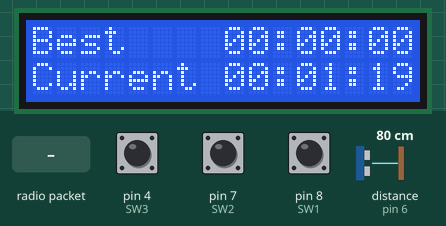
The sketch below on a simulated Arduino Uno, built with avr-gcc and run on an emulated ATmega328P. On the bench: 16×2 character LCD. Wiring (inferred from the names in the program): ultrasonic range finder: trigger pin 5; echo pin 6. Inputs (shaded band) come from the test bench; at power-on: pin 4 (SW3) HIGH, distance to the obstacle (sensor on pin 6) 80 cm, pin 7 (SW2) HIGH, pin 8 (SW1) HIGH. The echo pulse lasts 58.3 µs per cm; no radio packets arrive unless stated; what the sketch prints to the serial monitor is not drawn.

Above: at 2.3 s.
2.4 s: radio packet "STOP" arrives
At 2.59 s:
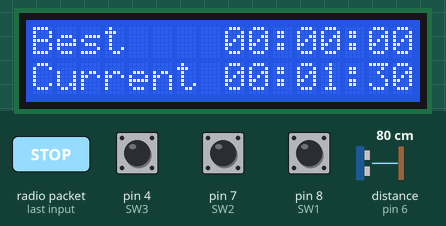
4.0 s: pin 4 (SW3) pulled LOW for 3.2 s
At 7.3 s:
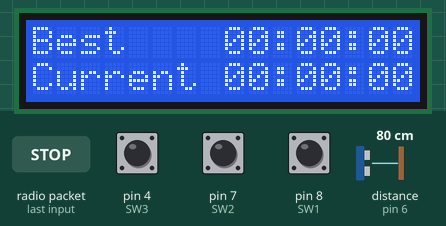
8.7 s: distance to the obstacle (sensor on pin 6) set to 2 cm
At 8.78 s:
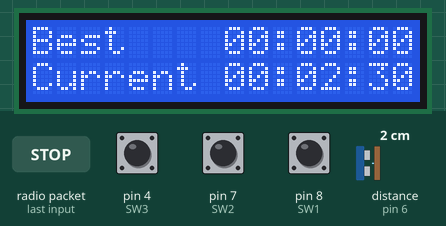
10.2 s: pin 7 (SW2) pulled LOW for 3.2 s
At 12.2 s:
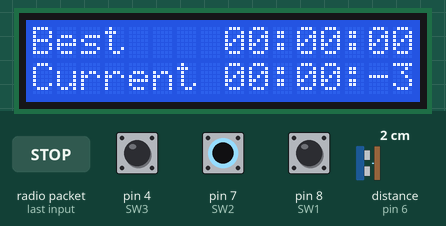
14.9 s: pin 8 (SW1) pulled LOW for 0.15 s
At 17.07 s:
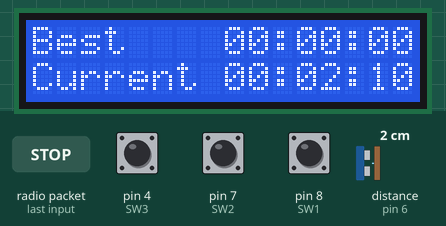
17.7 s: radio packet "Connect M1" arrives
At 17.85 s:
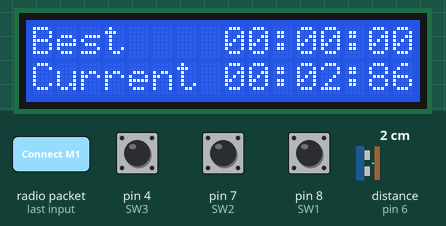

The sketch:

LoRa___UltraSonic.ino
```cpp
#include <SPI.h>
#include <Wire.h>
#include <LiquidCrystal_I2C.h>
#include <LoRa.h>

#define SW1 8
#define SW2 7
#define SW3 4
//SPI LoRa
#define NSS_PIN    10
#define NRESET_PIN 9
#define DIO0_PIN   2
//UltraSonic
#define trigPin    5
#define echoPin    6

#define Lmin 80

unsigned long TimeDeviceRun;
unsigned long TimeCurrent = 0;
unsigned long Milli;
long duration;
int distance;
int MinuteTop,SecondTop,MillisecTop;
int Minute,Second,Millisec;
byte State = 0;             //1 = เริ่มนับ 2 = หยุดนับ  0 = รีเซ็ทและหยุดนับ
String Head;
String DataIn;
String Lead;
int DataL;

long TopPoint;
long Point;
LiquidCrystal_I2C lcd(0x27, 16, 2);

void setup() {
  Serial.begin(9600); lcd.begin();
  Serial.println("LoRa Receiver");
  pinMode(trigPin, OUTPUT);
  pinMode(echoPin, INPUT);
  pinMode(SW1, INPUT);
  pinMode(SW2, INPUT);
  pinMode(SW3, INPUT);

  LoRa.setPins(NSS_PIN, NRESET_PIN, DIO0_PIN);
  //LoRa.setTxPower(17);
  while(!LoRa.begin(915E6)) {
    Serial.println("Starting LoRa failed!");
    delay(1500);
  }
  lcd.print("Open Device");
  delay(1000);
  lcd.clear();
  lcd.setCursor(0,0); lcd.print("Best");    lcd.setCursor(8,0); TimeString(MinuteTop,SecondTop,MillisecTop);
  lcd.setCursor(0,1); lcd.print("Current"); lcd.setCursor(8,1); TimeString(Minute,Second,Millisec);
}


void loop() {

  DataL = CM();
  Serial.println(DataL);
  onReceive(LoRa.parsePacket());
  TimeDeviceRun = millis();
  if(digitalRead(SW1)==LOW){
    State = 0;
    sendLoRa("RxT:Send Test:TxR");
    delay(1000);
  }
  if(digitalRead(SW2)==LOW){
    State = 0;
    sendLoRa("RxT:Send Test:TxR");
    delay(1000);
  }
  if(digitalRead(SW3)==LOW){
    State = 0;
    sendLoRa("RxT:Send Test:TxR");
    delay(1000);
  }

  if((DataL <= Lmin)&&(State != 1)){
    State = 1;
    TimeCurrent = TimeDeviceRun;
  }
  if((DataIn == "STOP")&&(State == 1)){
    State = 2;
    delay(1000);
    DataIn = "";

  }
  if(DataIn == "Connect M1"){

    lcd.clear();
    lcd.setCursor(0,0);
    lcd.print("Connect To LaRo");
    delay(2000);
    lcd.clear();
    State = 3;
    DataIn = "";

  }
  Timer();
  delay(100);

}

int CM(){
  digitalWrite(trigPin, LOW);
  delayMicroseconds(2);
  digitalWrite(trigPin, HIGH);
  delayMicroseconds(10);
  digitalWrite(trigPin, LOW);
  duration = pulseIn(echoPin, HIGH);
  distance= duration*0.034/2;
  return(distance);
}
String getValue(String data, char separator, int index){
  int found = 0;
  int strIndex[] = {0, -1};
  int maxIndex = data.length()-1;

  for(int i=0; i<=maxIndex && found<=index; i++){
    if(data.charAt(i)==separator || i==maxIndex){
        found++;
        strIndex[0] = strIndex[1]+1;
        strIndex[1] = (i == maxIndex) ? i+1 : i;
    }
  }

  return found>index ? data.substring(strIndex[0], strIndex[1]) : "";
}
void TimeString(int mm,int s,int ms){

  lcd.print(mm/10);
  lcd.print(mm%10);
  lcd.print(":");
  lcd.print(s/10);
  lcd.print(s%10);
  lcd.print(":");
  lcd.print(ms/100);
  lcd.print(ms%10);
  lcd.print(" ");
}
void sendLoRa(String outgoing) {
  LoRa.beginPacket();                   // start packet
  LoRa.print(outgoing);                 // add payload
  LoRa.endPacket();                     // finish packet and send it
}
void Timer(){

  if(State == 0){//Restart
    Millisec = 0;
    Second = 0;
    Minute = 0;
    lcd.setCursor(8,1); TimeString(Minute,Second,Millisec);
  }
  else if(State == 1){//นับเวลา
    Milli = TimeDeviceRun - TimeCurrent;
    Millisec = Milli-((Minute*60*1000)+(Second*1000));
    Second = (Milli/1000)-(Minute*60);
    Minute = (Second/60);
    Serial.print(Minute); Serial.print(":");Serial.print(Second);Serial.print(":");Serial.println(Millisec);
    lcd.setCursor(8,1); TimeString(Minute,Second,Millisec);
    delay(10);
  }
  else if(State == 2){//เปรียบเทียบเวลาที่ดีที่สุด
    TopPoint = (MinuteTop*60*1000)+(SecondTop*1000)+MillisecTop;
    Point = (Minute*60*1000)+(Second*1000)+Millisec;
    if(TopPoint == 0){
      MinuteTop = Minute;
      SecondTop = Second;
      MillisecTop = Millisec;
    }
    if(Point<TopPoint){
      MinuteTop = Minute;
      SecondTop = Second;
      MillisecTop = Millisec;
    }

    lcd.setCursor(0,0); lcd.print("Best");    lcd.setCursor(8,0); TimeString(MinuteTop,SecondTop,MillisecTop);
    lcd.setCursor(0,1); lcd.print("Current"); lcd.setCursor(8,1); TimeString(Minute,Second,Millisec);
    delay(1000);
  }
  else if(State == 3){//หน้าจอปกติ
    lcd.setCursor(0,0); lcd.print("Best");    lcd.setCursor(8,0); TimeString(MinuteTop,SecondTop,MillisecTop);
    lcd.setCursor(0,1); lcd.print("Current"); lcd.setCursor(8,1); TimeString(Minute,Second,Millisec);
    State = 0;
  }
  else if(State == 4){//All Zero
    MinuteTop = 0,SecondTop = 0,MillisecTop = 0;
    Minute = 0,Second = 0,Millisec = 0;
    State = 3;
  }
  else if(State == 5){

  }
}
void onReceive(int packetSize) {
  if (packetSize != 0){
  // read packet header bytes:
  String incoming = "";
  while (LoRa.available()) {
    incoming += (char)LoRa.read();

  }
  Serial.println("Message: " + incoming);
  Serial.println("RSSI: " + String(LoRa.packetRssi()));
  Serial.println("Snr: " + String(LoRa.packetSnr()));
  Head = getValue(incoming,':',0);
  Lead = getValue(incoming,':',2);

  if((Head == "RxT") && (Lead == "TxR")){
    DataIn = getValue(incoming,':',1);
  }

  }
}
```

Measured:
- what the display in image 4 shows lasts 1.2 s, from 11.3 s to 12.5 s
